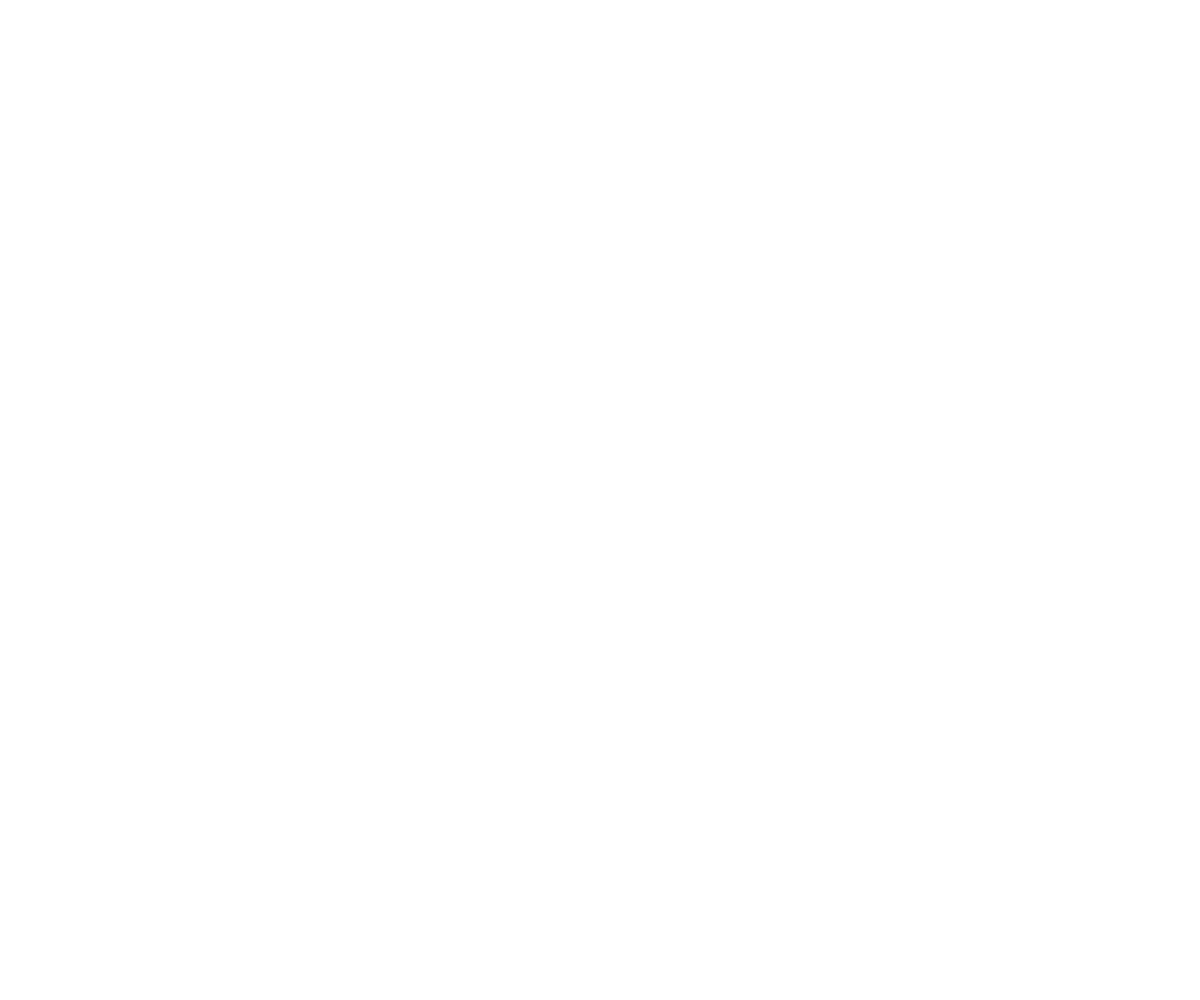
Frame 1 (no input)
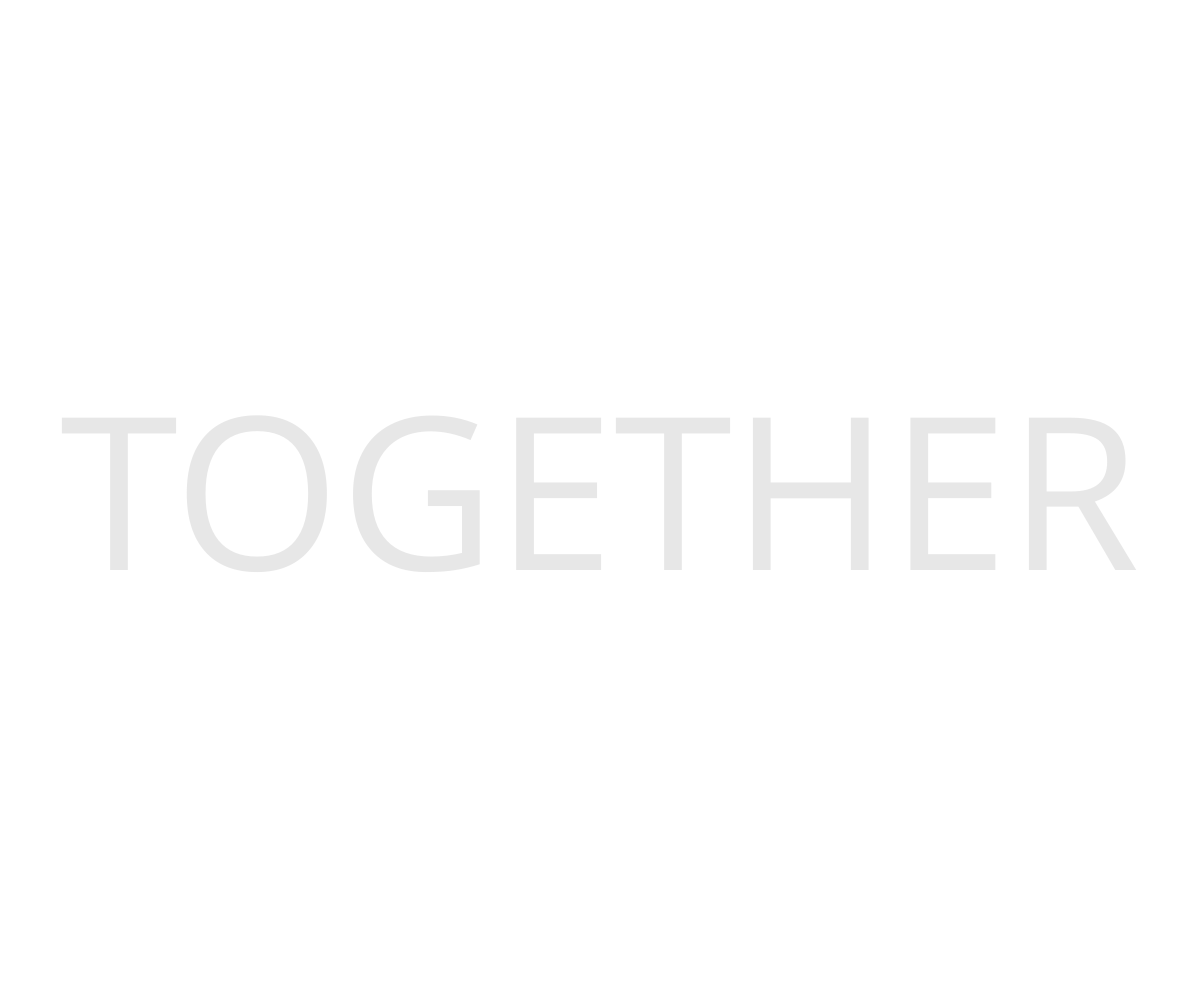
Frame 60 (no input)
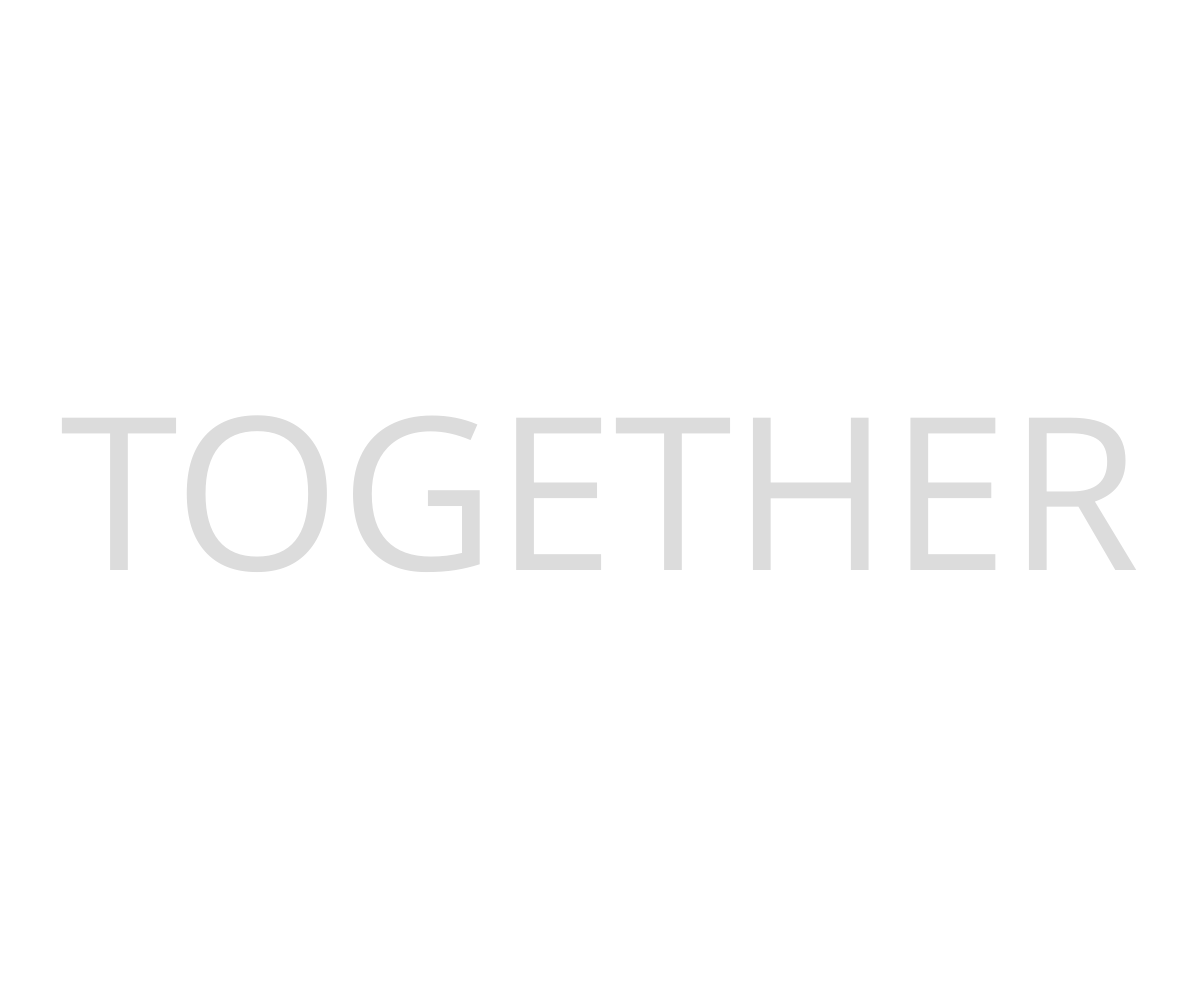
Frame 120 (the mouse pressed at the canvas centre since frame 60)

The p5.js sketch that drew these frames (run headless with seeded random() and noise() and a simulated clock; from frame 60 on, the mouse is pressed at the canvas centre):

// p5.js sketch
// ── sketch.js
var texts = ['UNITE WITH LOVE, RESIST WITH LOVE',
  'TOGETHER, WE RISE',
  'WOMEN\'S RIGHTS ARE HUMAN RIGHTS',
  'EXPECT US',
  'LOVE',
  'RESPECT',
  'RISE UP',
  'EQUALITY',
  'HUMAN RIGHTS',
  'SOLIDARITY',
  'WE ARE ALL EQUAL',
  'LOVE WINS',
  'TOGETHER']

var i;
var dir = 0;
var a = 0;

function setup() {
  createCanvas(windowWidth, windowHeight);
  textAlign(CENTER);
  textFont('Open Sans');
  noStroke();
  setInterval(startFadeOut, 7000);
  switchText();
}

function draw() {
  background(255);
  fill(220, a);
  textSize(1);
  var w = textWidth(texts[i]);
  var s = 0.9*windowWidth/w;
  textSize(s);
  text(texts[i], width/2, height/2+s*0.33);
  a += dir;
  if (a <= 0) {
    dir = 3;
    switchText();
  } if (a >= 255) {
    dir = 0;
  }
}

function switchText() {
  var lasti = i;
  while (i == lasti) {
    i = Math.floor(Math.random()*texts.length);
  }
}

function startFadeOut() {
  dir = -3;
}
